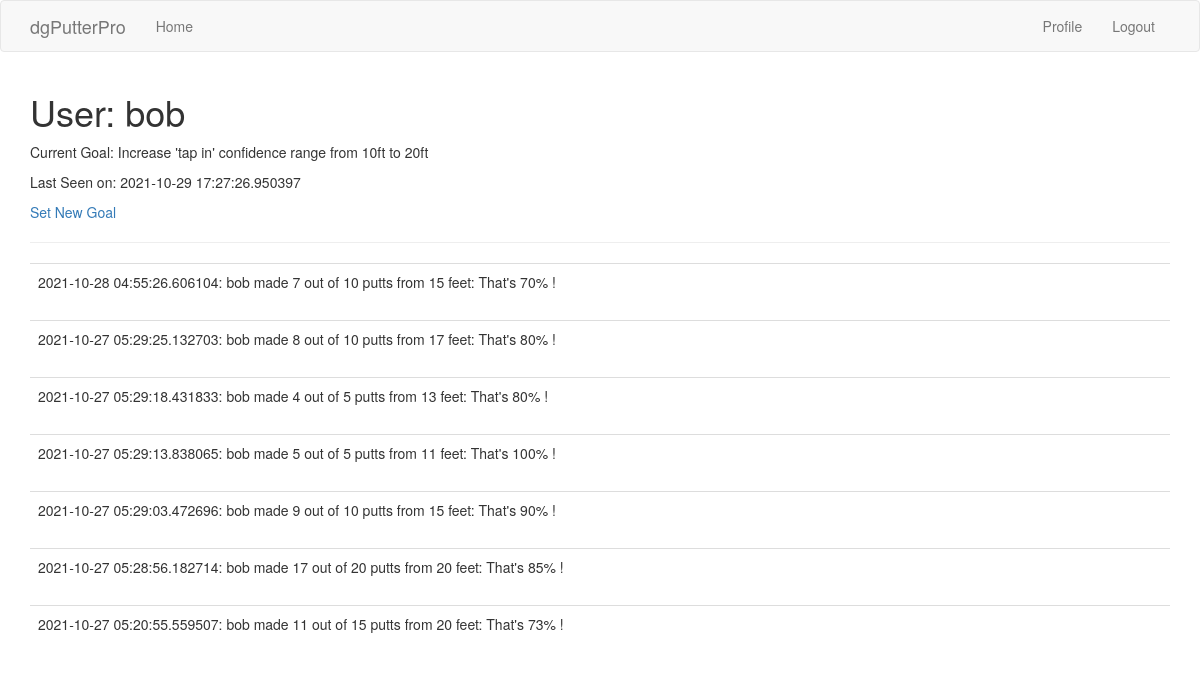
The page /user/bob (signed in) on the database as committed earlier.
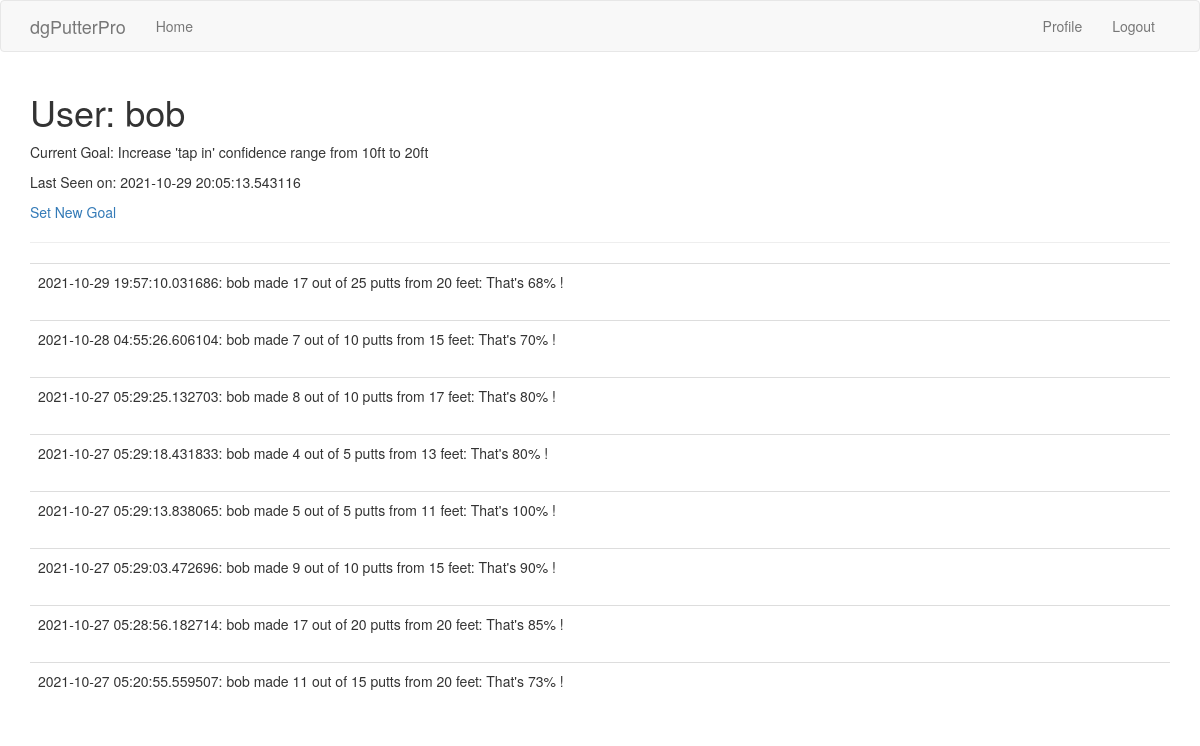
The same page on the database as committed later.
### app/models.py (models this page shows, shortened)
class User(UserMixin, db.Model):
    id = db.Column(db.Integer, primary_key=True)
    username = db.Column(db.String(64), index=True, unique=True)
    email = db.Column(db.String(120), index=True, unique=True)
    password_hash = db.Column(db.String(128))
    drills = db.relationship('Drill', backref='user', lazy='dynamic')
    current_goal = db.Column(db.String(140))
    last_seen = db.Column(db.DateTime, default=datetime.utcnow)

class Drill(db.Model):
    id = db.Column(db.Integer, primary_key=True)
    user_id = db.Column(db.Integer, db.ForeignKey('user.id'))
    timestamp = db.Column(db.DateTime, index=True, default=datetime.utcnow)
    putt_distance = db.Column(db.Integer)
    number_attempts = db.Column(db.Integer)
    number_putts_made = db.Column(db.Integer)
    CheckConstraint(number_putts_made <= number_attempts)

### app/routes.py (the view)
@app.route('/user/<username>')
@login_required
def user(username):
    user = User.query.filter_by(username=username).first_or_404()
    drills = user.drills.order_by(Drill.timestamp.desc())
    return render_template('user.html', user=user, drills=drills)

### app/models.py (called while the page is built)
@login.user_loader
def load_user(id):
    return User.query.get(int(id))

### app/routes.py (called while the page is built)
@app.before_request
def before_request():
    if current_user.is_authenticated:
        current_user.last_seen = datetime.utcnow()
        db.session.commit()

### app/templates/user.html
{% extends "base.html" %}
{% block app_content %}
    <h1>User: {{ user.username }}</h1>
    {% if user.current_goal %}<p>Current Goal: {{ user.current_goal }}</p>{% endif %}
    {% if user.last_seen %}
        <p>Last Seen on: {{ user.last_seen }}</p>
    {% endif %}
    {% if user == current_user %}
        <p><a href="{{ url_for('edit_goal') }}">Set New Goal</a> </p>
    {% endif %}
    <hr>
    {% for drill in drills %}
        {% include '_drill.html' %}
    {% endfor %}
{% endblock %}

### app/templates/base.html (shortened to what this page needs)
{% extends 'bootstrap/base.html' %}}
   {% block navbar %}
    <nav class="navbar navbar-default">
        <div class="container">
            <div class="navbar-header">
                <a class="navbar-brand" href="{{ url_for('index') }}">dgPutterPro</a>
            </div>
            <div class="collapse navbar-collapse" id="bs-example-navbar-collapse-1">
                <ul class="nav navbar-nav">
                    <li><a href="{{ url_for('index') }}">Home</a></li>
                </ul>
                <ul class="nav navbar-nav navbar-right">
                    {% if current_user.is_anonymous %}
                    <li><a href="{{ url_for('login') }}">Login</a></li>
                    {% else %}
                    <li><a href="{{ url_for('user', username=current_user.username) }}">Profile</a></li>
                    <li><a href="{{ url_for('logout') }}">Logout</a></li>
                    {% endif %}
                </ul>
            </div>
        </div>
    </nav>
{% endblock %}
    {% block content %}
        <div class="container">
            {% block app_content %}{% endblock %}
        </div>
    {% endblock %}

### app/templates/_drill.html
<table class="table table-hover">
    <tr valign="top">
        <td>
            {{ drill.timestamp }}: {{ drill.user.username }} made {{ drill.number_putts_made }}
            out of {{ drill.number_attempts }} putts
            from {{ drill.putt_distance }} feet:
            That's {{ (drill.number_putts_made / drill.number_attempts * 100) |round|int}}% !
        </td>
    </tr>
</table>

Rows that differ between the two databases and show on the page:
changed User "bob": last_seen "2021-10-29 17:27:26.950397" → "2021-10-29 20:05:13.543116"
added Drill: timestamp "2021-10-29 19:57:10.031686", user.username "bob", number_putts_made "17", number_attempts "25", putt_distance "20", number_putts_made+number_attempts "68"
